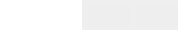
<?xml version="1.0" encoding="UTF-8"?>
<ui version="4.0">
 <class>subVisualModeElement</class>
 <widget class="QWidget" name="subVisualModeElement">
  <property name="geometry">
   <rect>
    <x>0</x>
    <y>0</y>
    <width>178</width>
    <height>30</height>
   </rect>
  </property>
  <property name="sizePolicy">
   <sizepolicy hsizetype="Expanding" vsizetype="Fixed">
    <horstretch>0</horstretch>
    <verstretch>0</verstretch>
   </sizepolicy>
  </property>
  <property name="minimumSize">
   <size>
    <width>0</width>
    <height>30</height>
   </size>
  </property>
  <property name="windowTitle">
   <string>Form</string>
  </property>
  <property name="styleSheet">
   <string notr="true">QLabel {
background-color: rgb(255, 255, 255)}

QPushButton {
background-color: rgb(238, 238, 238);
padding: 5px;
border-radius: 3px
}

QPushButton:hover {
background-color: rgb(200, 200, 200);
padding: 5px;
border-radius: 3px
}
</string>
  </property>
  <layout class="QHBoxLayout" name="horizontalLayout">
   <property name="leftMargin">
    <number>0</number>
   </property>
   <property name="topMargin">
    <number>0</number>
   </property>
   <property name="rightMargin">
    <number>0</number>
   </property>
   <property name="bottomMargin">
    <number>0</number>
   </property>
   <item>
    <widget class="QLabel" name="elementLabel">
     <property name="sizePolicy">
      <sizepolicy hsizetype="Expanding" vsizetype="Preferred">
       <horstretch>0</horstretch>
       <verstretch>0</verstretch>
      </sizepolicy>
     </property>
     <property name="styleSheet">
      <string notr="true">font: 63 italic 8pt &quot;Segoe UI Semibold&quot;;</string>
     </property>
     <property name="text">
      <string/>
     </property>
     <property name="wordWrap">
      <bool>false</bool>
     </property>
     <property name="margin">
      <number>0</number>
     </property>
     <property name="indent">
      <number>25</number>
     </property>
    </widget>
   </item>
   <item>
    <widget class="QPushButton" name="editButton">
     <property name="toolTip">
      <string>Edit</string>
     </property>
     <property name="text">
      <string/>
     </property>
     <property name="icon">
      <iconset resource="resources.qrc">
       <normaloff>:/visualModeIcons/img/icons/elementIcons/edit_black_96x96.png</normaloff>:/visualModeIcons/img/icons/elementIcons/edit_black_96x96.png</iconset>
     </property>
    </widget>
   </item>
   <item>
    <widget class="QPushButton" name="deleteButton">
     <property name="sizePolicy">
      <sizepolicy hsizetype="Preferred" vsizetype="Fixed">
       <horstretch>0</horstretch>
       <verstretch>0</verstretch>
      </sizepolicy>
     </property>
     <property name="toolTip">
      <string>Delete</string>
     </property>
     <property name="text">
      <string/>
     </property>
     <property name="icon">
      <iconset resource="resources.qrc">
       <normaloff>:/visualModeIcons/img/icons/elementIcons/delete_black_96x96.png</normaloff>:/visualModeIcons/img/icons/elementIcons/delete_black_96x96.png</iconset>
     </property>
    </widget>
   </item>
  </layout>
 </widget>
 <resources>
  <include location="resources.qrc"/>
 </resources>
 <connections/>
</ui>
